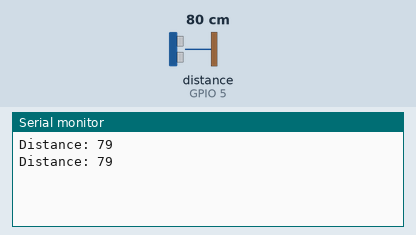
Bench run of a program on a simulated ESP8266 (NodeMCU). Parts: the last lines printed to the serial monitor. Wiring (inferred from the names in the program): ultrasonic range finder: trigger GPIO 4; echo GPIO 5. The inputs (shaded band) are chosen by the test bench; at power-on: distance to the obstacle (sensor on GPIO 5) 80 cm. The echo pulse lasts 58.3 µs per cm.

Above: at 2.8 s.
2.9 s: distance to the obstacle (sensor on GPIO 5) set to 2 cm
At 4.9 s:
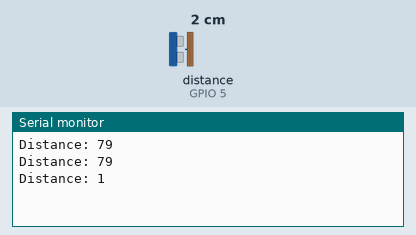
5.6 s: distance to the obstacle (sensor on GPIO 5) set to 4 cm
At 6.4 s:
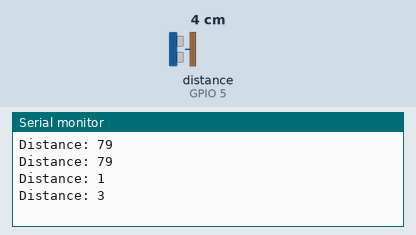
Timing chart, 0 to 8.6 s (numbered marks = the images above; inputs shaded):
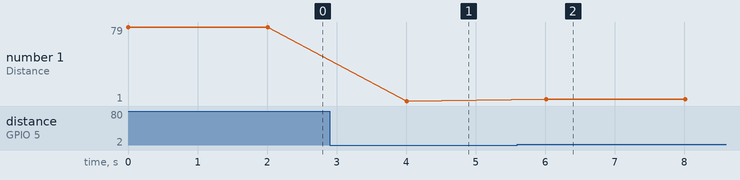

Measured:
- after the input at 2.9 s, the serial monitor: prints a new line after 1.1 s (image 1)
- after the input at 5.6 s, the serial monitor: prints a new line after 0.41 s (image 2)
- plotted number 1: 79 → 1 after the input at 2.9 s, 1 → 3 after the input at 5.6 s

The program:

main.cpp
```cpp
 #include "Arduino.h"

// defines pins numbers
const int trigPin = 4;  //D4
const int echoPin = 5;  //D3

// defines variables
long duration;
int distance;

void setup() {
  pinMode(trigPin, OUTPUT); // Sets the trigPin as an Output
  pinMode(echoPin, INPUT); // Sets the echoPin as an Input
  Serial.begin(9600);
}

void loop() {
    // Clears the trigPin
    digitalWrite(trigPin, LOW);
    delayMicroseconds(3);

    // Sets the trigPin on HIGH state for 10 micro seconds
    digitalWrite(trigPin, HIGH);
    delayMicroseconds(12);
    digitalWrite(trigPin, LOW);

    // Reads the echoPin, returns the sound wave travel time in microseconds
    duration = pulseIn(echoPin, HIGH);

    // Calculating the distance
    distance= duration*0.034/2;
    // Prints the distance on the Serial Monitor
    Serial.print("Distance: ");
    Serial.println(distance);
    delay(2000);
}
```
